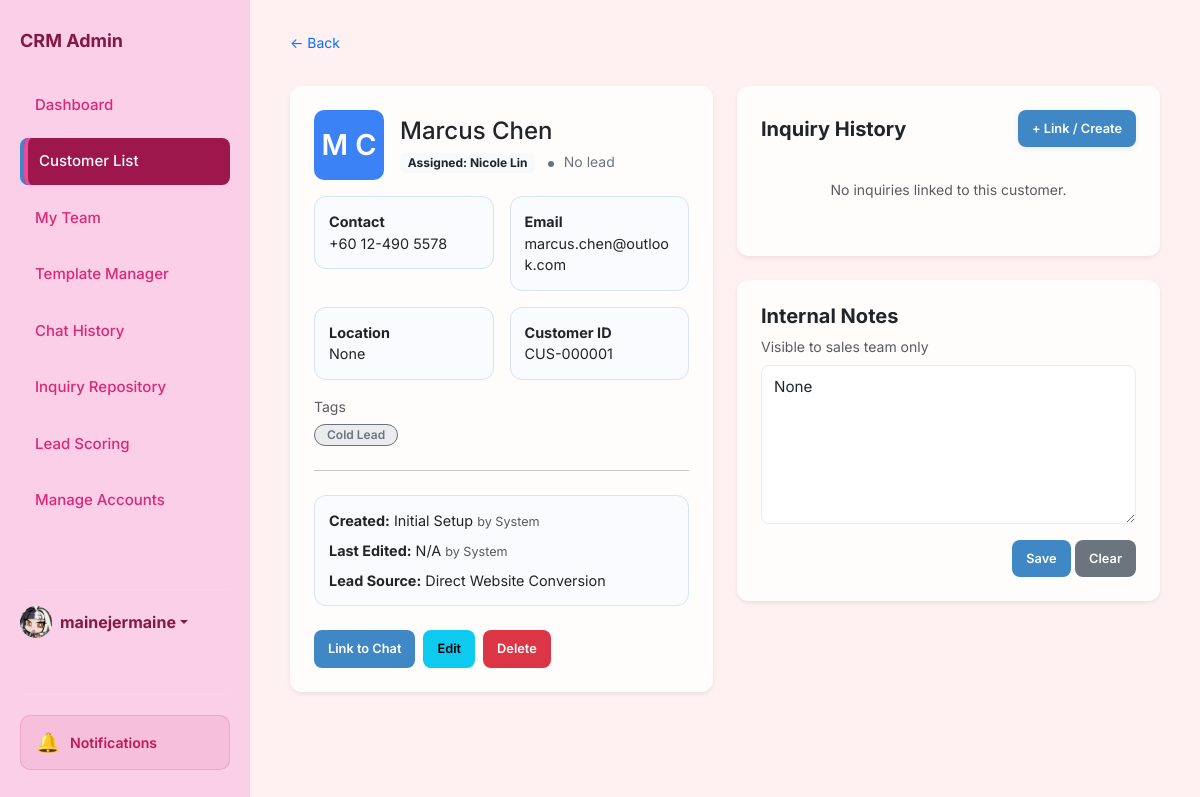
Screenshot of /customer/1 (signed in) with the database file from the repository.
### app.py (models this page shows, shortened)
class User(db.Model):
    id = db.Column(db.Integer, primary_key=True)
    username = db.Column(db.String(80), unique=True, nullable=False)
    password = db.Column(db.String(200), nullable=False)
    name = db.Column(db.String(100), default='Admin')
    bio = db.Column(db.Text, default='')
    profile_picture = db.Column(db.String(200), default='https://ui-avatars.com/api/?name=Admin&background=random')
    role = db.Column(db.String(20), default='agent') # super_admin, agent
    preferences = db.Column(db.Text, default='{}') # Stores dashboard layout/stats as JSON
    last_active = db.Column(db.String(50))
    team_id = db.Column(db.Integer, db.ForeignKey('team.id'), nullable=True)
    team_role = db.Column(db.String(20)) # leader, vice_leader, member
    last_active_team_chat = db.Column(db.String(50)) # Timestamp of last time user viewed team chat

class Customer(db.Model):
    id = db.Column(db.Integer, primary_key=True)
    name = db.Column(db.String(100), nullable=False)
    email = db.Column(db.String(120), unique=True)
    phone = db.Column(db.String(20))
    location = db.Column(db.String(100))
    assigned_staff = db.Column(db.String(100))
    status = db.Column(db.String(50), default="Active")
    tags = db.Column(db.String(200)) # Stored as "VIP,New,Returning"
    notes = db.Column(db.Text)
    last_contact = db.Column(db.String(50))
    created_at = db.Column(db.String(50))
    created_by = db.Column(db.String(100))
    updated_at = db.Column(db.String(50))
    updated_by = db.Column(db.String(100))

### app.py (the view)
@app.route('/customer/<int:id>')
def customer_profile(id):
    customer = Customer.query.get_or_404(id)
    tag_colors = {
        'VIP': '#f59e0b',
        'New': '#10b981',
        'Returning': '#3b82f6',
        'Hot Lead': '#ef4444',
        'Cold Lead': '#6b7280',
        'Premium': '#8b5cf6',
        'Enterprise': '#ec4899'
    }
    users = User.query.all()
    total_lead_score = 0
    for s in customer.chat_sessions:
        total_lead_score += calculate_session_score(s)
    return render_template('customer_details.html', c=customer, tags_inventory=get_tags_inventory(), tag_colors=tag_colors, users=users, total_lead_score=total_lead_score)

### templates/customer_details.html (shortened to what this page needs)
<!DOCTYPE html>
<html lang="en">
<head>
    <link href="https://cdn.jsdelivr.net/npm/bootstrap@5.3.0/dist/css/bootstrap.min.css" rel="stylesheet">
    <link rel="stylesheet" href="https://cdn.jsdelivr.net/npm/bootstrap-icons@1.11.1/font/bootstrap-icons.css">
    <link rel="stylesheet" href="{{ url_for('static', filename='style.css') }}">
</head>
<body id="page-customers"
    class="{% if current_theme and current_theme != 'light' %}theme-{{ current_theme }}{% endif %}">
    <aside class="sidebar">
        <h2>CRM Admin</h2>
        <a href="/dashboard" class="nav-link nav-dashboard">Dashboard</a>
        <a href="/customers" class="nav-link nav-customers active">Customer List</a>
        <a href="/my-team" class="nav-link nav-my-team d-flex justify-content-between align-items-center">
            My Team
        </a>
        <a href="/templates-manager" class="nav-link nav-templates">Template Manager</a>
        <a href="/history" class="nav-link nav-history d-flex justify-content-between align-items-center">
            Chat History
        </a>
        <a href="/repository" class="nav-link nav-repository">Inquiry Repository</a>
        <a href="/scoring" class="nav-link nav-scoring">Lead Scoring</a>
        {% if session.get('user_role') in ['ultra_admin', 'super_admin', 'admin'] %}
        <a href="/admin/create-account" class="nav-link nav-admin">
            Manage Accounts
        </a>
        {% endif %}
        <div class="mt-auto pt-3 border-top border-secondary" style="border-color: rgba(255,255,255,0.1) !important;">
            <div class="dropdown">
                <a href="#" class="d-flex align-items-center text-decoration-none dropdown-toggle" id="dropdownUser1"
                    data-bs-toggle="dropdown" aria-expanded="false">
                    <div class="avatar-circle bg-primary text-white me-2"
                        style="width: 32px; height: 32px; font-size: 14px; display:flex; align-items:center; justify-content:center; border-radius:50%; overflow:hidden;">
                        {% if session.get('user_pic') and 'http' in session.get('user_pic') %}
                        <img src="{{ session.get('user_pic') }}" alt="User"
                            style="width:100%; height:100%; object-fit:cover;">
                        {% elif session.get('user_pic') %}
                        <img src="{{ url_for('static', filename='uploads/' + session.get('user_pic')) }}" alt="User"
                            style="width:100%; height:100%; object-fit:cover;">
                        {% else %}
                        {{ session.get('user_name', 'Admin')[0] | upper }}
                        {% endif %}
                    </div>
                    <strong>{{ session.get('user_name', 'Admin') }}</strong>
                </a>
            </div>
        </div>
    </aside>
    <main class="main">
        <a href="/customers" class="text-decoration-none small">← Back</a>
        <div class="row g-4 mt-2">
            <div class="col-lg-6">
                <div class="card p-4 shadow-sm border-0">
                    <div class="d-flex align-items-center mb-3">
                        {% set parts = c.name.strip().split() %}
                        <div class="avatar-circle me-3" style="width:70px;height:70px;font-size:1.8rem;">
                            {{ parts[0][0]|upper }}
                            {% if parts|length > 1 %}
                            {{ parts[-1][0]|upper }}
                            {% endif %}
                        </div>
                        <div>
                            <h4 class="mb-1">{{ c.name }}</h4>
                            <span class="badge bg-light text-dark">
                                {% set active_session = c.chat_sessions | selectattr('status', 'equalto', 'agent_active') | first %}
                                Assigned: {% if active_session and active_session.assigned_agent %}{{ active_session.assigned_agent.name }}{% else %}no agent has been assigned{% endif %}
                            </span>
                            <span class="ms-2 small {% if total_lead_score > 0 %}text-success{% else %}text-secondary{% endif %}">
                                <span class="status-dot" style="background: {% if total_lead_score > 0 %}#4caf50{% else %}#6c757d{% endif %};"></span>
                                {% if total_lead_score > 0 %}Active lead{% else %}No lead{% endif %}
                            </span>
                        </div>
                    </div>
                    <div class="row g-3">
                        <div class="col-md-6">
                            <div class="info-box"><strong>Contact</strong><br>{{ c.phone or 'N/A' }}</div>
                        </div>
                        <div class="col-md-6">
                            <div class="info-box"><strong>Email</strong><br>{{ c.email }}</div>
                        </div>
                        <div class="col-md-6">
                            <div class="info-box"><strong>Location</strong><br>{{ c.location or 'Singapore' }}</div>
                        </div>
                        <div class="col-md-6">
                            <div class="info-box"><strong>Customer ID</strong><br>CUS-{{ "%06d"|format(c.id) }}</div>
                        </div>
                    </div>
                    <div class="mt-3">
                        <div class="text-muted small mb-1">Tags</div>
                        {% if c.tags %}
                        {% for tag in c.tags.split(',') %}
                        <span class="tag" style="
                      background: {{ tag_colors.get(tag, '#ccc') }}20;
                      color: {{ tag_colors.get(tag, '#555') }};
                      border: 1px solid {{ tag_colors.get(tag, '#ccc') }};
                  ">
                            {{ tag }}
                        </span>
                        {% endfor %}
                        {% else %}
                        <span class="text-muted small">No tags</span>
                        {% endif %}
                    </div>
                    <hr class="my-4">
                    <div class="info-box mb-4">
                        <div class="mb-2"><strong>Created:</strong> {{ c.created_at or "Initial Setup" }}
                            <span class="text-muted small">by {{ c.created_by or "System" }}</span>
                        </div>
                        <div class="mb-2"><strong>Last Edited:</strong> {{ c.updated_at or c.created_at or "N/A" }}
                            <span class="text-muted small">by {{ c.updated_by or c.created_by or "System" }}</span>
                        </div>
                        <div><strong>Lead Source:</strong> Direct Website Conversion</div>
                    </div>
                    <div class="d-flex gap-2">
                        <button class="btn btn-primary btn-sm" type="button" onclick="goToCustomerChat()">
                            Link to Chat
                        </button>
                        <a href="{{ url_for('edit_customer', id=c.id) }}" class="btn btn-info btn-sm">Edit</a>
                        <button class="btn btn-danger btn-sm" type="button"
                            onclick="confirmDelete({{ c.id }})">
                            Delete
                        </button>
                    </div>
                </div>
            </div>
            <div class="col-lg-6">
                <div class="card p-4 shadow-sm border-0 mb-4">
                    <div class="d-flex justify-content-between align-items-center mb-3">
                        <h5 class="fw-bold mb-0">Inquiry History</h5>
                        <button class="btn btn-blue btn-sm" onclick="openLinkInquiryModal()">+ Link / Create</button>
                    </div>
                    <div id="linkedInquiriesList">
                        {% if c.inquiries %}
                        {% for inq in c.inquiries %}
                        <div class="p-2 border rounded mb-2 bg-light d-flex justify-content-between align-items-center">
                            <div>
                                <div class="fw-bold small">#{{ inq.id }} - {{ inq.inquiry_type }}</div>
                                <div class="text-muted" style="font-size: 0.7rem;">Status: {{ inq.status }} | Rep: {{
                                    inq.assigned_rep }}</div>
                            </div>
                            <a href="/inquiry/{{ inq.id }}" class="btn btn-xs btn-outline-primary py-0 px-2"
                                style="font-size: 0.7rem;">View</a>
                        </div>
                        {% endfor %}
                        {% else %}
                        <p class="small text-muted text-center py-3">No inquiries linked to this customer.</p>
                        {% endif %}
                    </div>
                </div>
                <div class="card p-4 shadow-sm border-0">
                    <h5 class="fw-bold">Internal Notes</h5>
                    <div class="text-muted small mb-2">Visible to sales team only</div>
                    <textarea class="form-control mb-3" rows="6" id="customerNotes">{{ c.notes or '' }}</textarea>
                    <div class="text-end">
                        <button class="btn btn-primary btn-sm" onclick="saveNotes(event)" data-customer-id="{{ c.id }}">
                            Save
                        </button>
                        <button class="btn btn-secondary btn-sm"
                            onclick="document.getElementById('customerNotes').value=''">
                            Clear
                        </button>
                    </div>
                </div>
            </div>
        </div>
    </main>
</body>
</html>

### rows the page displays
User: profile_picture (picture), get "mainejermaine"
Customer: name "Marcus Chen", phone "+60 12-490 5578", email "marcus.chen@outlook.com", location "None", id "000001", tags "Cold Lead", created_at "Initial Setup", created_by "System", updated_at+created_at "N/A", updated_by+created_by "System", notes "None"
User: assigned_agent.name "Nicole Lin"

### other values shown
{{ parts[0][0]|upper }} "M"
{{ parts[-1][0]|upper }} "C"
